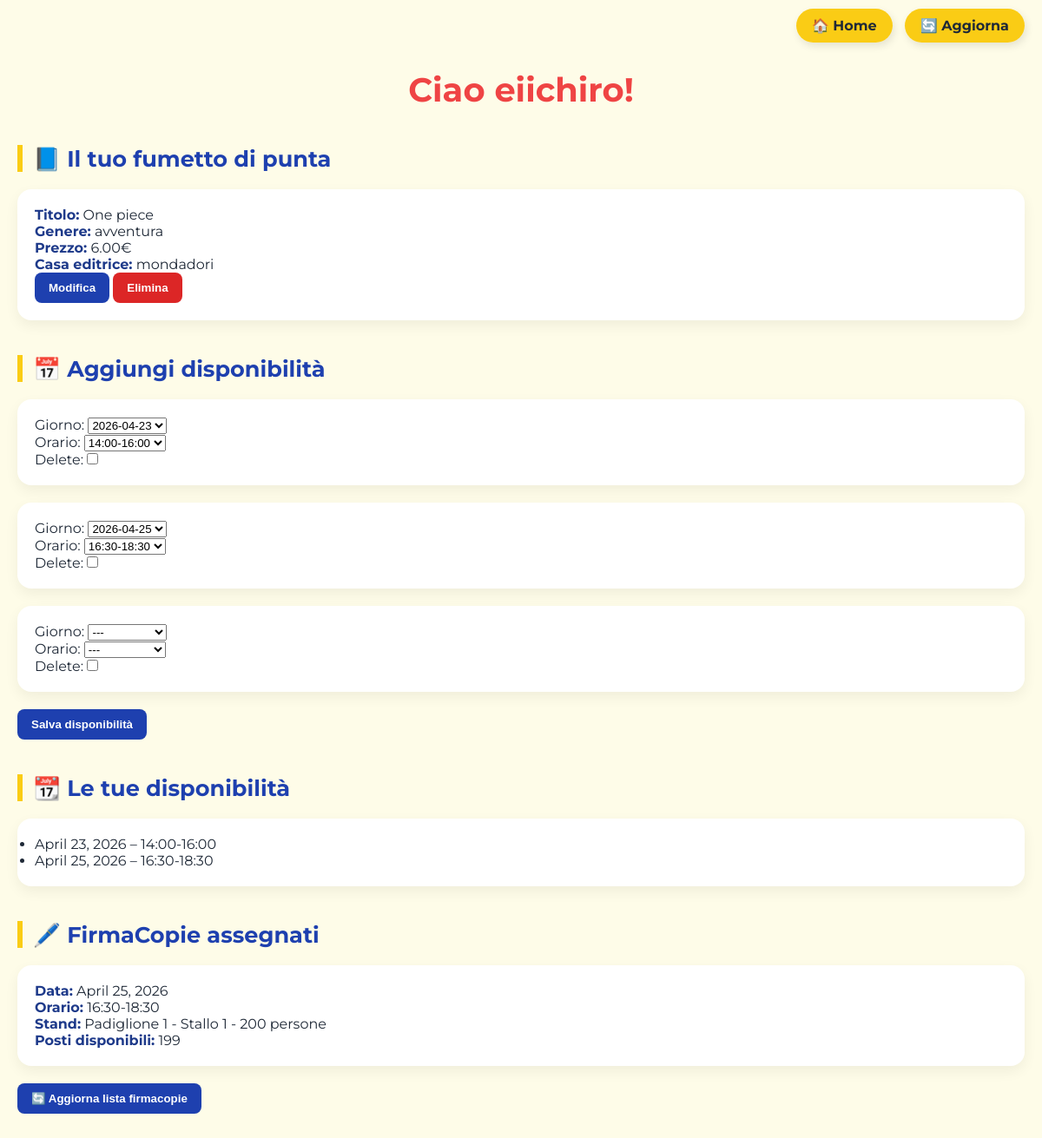
Page /home/autore/ (signed in) on the committed database.
### comicon/models.py (models this page shows, shortened)
class Utente(AbstractUser):
    RUOLI = [
        ('utente', 'Utente'),
        ('autore', 'Autore'),
        ('editore', 'Casa Editrice'),
        ('admin', 'Amministratore'),
    ]
    ruolo = models.CharField(max_length=10, choices=RUOLI, default='utente')
    nome = models.CharField(max_length=100)
    cognome = models.CharField(max_length=100)
    email = models.EmailField(unique=True)
    casa_editrice = models.ForeignKey(CasaEditrice, null=True, blank=True, on_delete=models.SET_NULL)
    USERNAME_FIELD = 'username'  # o 'email' se vuoi usarla come username
    REQUIRED_FIELDS = ['nome', 'cognome', 'email', 'ruolo']

class Fumetto(models.Model):
    GENERI = [
        ("azione", "Azione"),
        ("avventura", "Avventura"),
        ("fantasy", "Fantasy"),
        ("horror", "Horror"),
        ("commedia", "Commedia"),
        ("drammatico", "Drammatico"),
        ("storico", "Storico"),
        ("altro", "Altro"),
    ]
    titolo = models.CharField(max_length=200)
    prezzo = models.DecimalField(max_digits=6, decimal_places=2)
    genere = models.CharField(max_length=100, choices=GENERI, default="altro")
    casa_editrice = models.ForeignKey(CasaEditrice, on_delete=models.CASCADE, related_name='fumetti')

class CasaEditrice(models.Model):
    nome = models.CharField(max_length=255)

class Disponibilita(models.Model):
    autore = models.ForeignKey(Autore, on_delete=models.CASCADE)
    data = models.DateField()
    orario = models.CharField(max_length=20, default="11:30-13:30")

class Stand(models.Model):
    PADIGLIONI = [(i, str(i)) for i in range(1, 7)]
    STALLI = [(i, str(i)) for i in range(1, 7)]
    disponibilita = models.BooleanField(default=True)
    padiglione = models.IntegerField(choices=PADIGLIONI)
    stallo = models.IntegerField(choices=STALLI, default=1)
    totale_persone = models.PositiveIntegerField(default=100)
    def __str__(self):
        return f"Padiglione {self.padiglione} - Stallo {self.stallo} - {self.totale_persone} persone"

### comicon/views.py (the view, shortened to what this page needs)
# urls.py: path('home/autore/', views.home_autore_view, name='home_autore'),
@login_required
def home_autore_view(request):
    if request.user.ruolo != 'autore':
        return render(request, 'comicon/errore_ruolo.html', {'messaggio': 'Accesso non consentito: ruolo non valido per questa pagina.'})
    try:
        autore = Autore.objects.get(utente=request.user)
    except Autore.DoesNotExist:
        return render(request, 'comicon/errore_ruolo.html', {'messaggio': 'Profilo autore non trovato. Contatta l\'amministratore per la creazione del profilo.'})
    fumetto = autore.opera_principale if hasattr(autore, 'opera_principale') else None
    disponibilita = Disponibilita.objects.filter(autore=autore)
    firmacopie_list = FirmaCopie.objects.filter(autore=autore).select_related(
        'autore', 'disponibilita', 'stand'
    )
    firmacopie_list = firmacopie_list.annotate(
        posti_occupati=Count('prenotazioni')
    )
    fumetto_form = FumettoForm(instance=fumetto) if fumetto else FumettoForm()
    autore_form = AutoreForm(instance=autore)
    DisponibilitaFormSet = modelformset_factory(Disponibilita, form=DisponibilitaForm, extra=1, can_delete=True)
    disponibilita_formset = DisponibilitaFormSet(queryset=Disponibilita.objects.filter(autore=autore))
    show_fumetto_form = False
    firmacopie_info = []
    for fc in firmacopie_list:
        posti_totali = fc.stand.totale_persone if fc.stand and hasattr(fc.stand, 'totale_persone') else 0
        posti_disponibili = posti_totali - fc.posti_occupati  # Usa il valore annotated
        firmacopie_info.append({
            'data': fc.disponibilita.data if fc.disponibilita else None,
            'orario': fc.disponibilita.orario if fc.disponibilita else None,
            'stand': fc.stand,
            'casa_editrice': fc.casa_editrice,
            'autore': fc.autore,
            'posti_disponibili': posti_disponibili
        })
    return render(request, 'comicon/home_autore.html', {
        'fumetto': fumetto,
        'fumetto_form': fumetto_form,
        'autore_form': autore_form,
        'disponibilita': disponibilita,
        'disponibilita_formset': disponibilita_formset,
        'show_fumetto_form': show_fumetto_form,
        'firmacopie_info': firmacopie_info,
        'messages': messages.get_messages(request),
    })

### comicon/views.py
class FumettoForm(forms.ModelForm):
    casa_editrice = forms.ModelChoiceField(queryset=CasaEditrice.objects.all(), required=True, label='Casa Editrice')
    class Meta:
        model = Fumetto
        fields = ['titolo', 'genere', 'prezzo', 'casa_editrice']
        labels = {
            'titolo': 'Titolo',
            'genere': 'Genere',
            'prezzo': 'Prezzo (€)',
            'casa_editrice': 'Casa Editrice'
        }

### comicon/forms.py
class AutoreForm(forms.ModelForm):
    casa_editrice = forms.ModelChoiceField(
        queryset=CasaEditrice.objects.all(),
        required=False,
        empty_label="Nessuna"
    )
    class Meta:
        model = Autore
        fields = ['giorni_disponibili', 'orari_disponibili', 'casa_editrice']

### comicon/models.py (called while the page is built)
    @property
    def casa_editrice(self):
        return self.autore.casa_editrice

### templates/comicon/home_autore.html (shortened to what this page needs)
<!DOCTYPE html>
<html lang="it">
<head>
</head>
<body>
    <div class="navbar">
        <a href="{% url 'landing_page' %}">🏠 Home</a>
        <a href="#" onclick="location.reload();" style="margin-left:10px;">🔄 Aggiorna</a>
    </div>
    <h1>Ciao {{ request.user.nome }}!</h1>
    <h2>📘 Il tuo fumetto di punta</h2>
    <div class="card">
        {% if fumetto %}
            <p><strong>Titolo:</strong> {{ fumetto.titolo }}</p>
            <p><strong>Genere:</strong> {{ fumetto.genere }}</p>
            <p><strong>Prezzo:</strong> {{ fumetto.prezzo }}€</p>
            <p><strong>Casa editrice:</strong>
                {% if fumetto.casa_editrice %}
                    {{ fumetto.casa_editrice.nome }}
                {% else %}
                    Nessuna
                {% endif %}
            </p>
            <form method="post" style="display:inline;">
                <button type="submit" name="modifica_fumetto">Modifica</button>
            </form>
            <form method="post" style="display:inline;">
                <button class="btn-danger" type="submit" name="elimina_fumetto" onclick="return confirm('Vuoi davvero eliminare il fumetto di punta?');">Elimina</button>
            </form>
        {% else %}
            <p style="color: red;"><em>Nessun fumetto di punta inserito. Usa il form qui sotto per aggiungerlo!</em></p>
        {% endif %}
    </div>
    <h2>📅 Aggiungi disponibilità</h2>
    <form method="post">
        {% for form in disponibilita_formset %}
            <div class="card">
                {{ form.as_p }}
            </div>
        {% endfor %}
        <button type="submit" name="aggiungi_disponibilita">Salva disponibilità</button>
    </form>
    <h2>📆 Le tue disponibilità</h2>
    <div class="card">
        <ul>
            {% for disp in disponibilita %}
                <li>{{ disp.data }} – {{ disp.orario }}</li>
            {% empty %}
                <li class="empty">Nessuna disponibilità inserita.</li>
            {% endfor %}
        </ul>
    </div>
    <h2>🖊️ FirmaCopie assegnati</h2>
    {% if firmacopie_info and firmacopie_info|length > 0 %}
        {% for fc in firmacopie_info %}
            <div class="card">
                <p><strong>Data:</strong> {{ fc.data }}</p>
                <p><strong>Orario:</strong> {{ fc.orario }}</p>
                <p><strong>Stand:</strong> {{ fc.stand }}</p>
                <p><strong>Posti disponibili:</strong> {{ fc.posti_disponibili }}</p>
            </div>
        {% endfor %}
    {% else %}
        <p class="empty">Nessun firmacopie assegnato.</p>
    {% endif %}
    <form method="get" style="margin-top: 20px;">
        <button type="submit">🔄 Aggiorna lista firmacopie</button>
    </form>
</body>
</html>

### templates/comicon/home_autore.html (style rules this page uses)
* { box-sizing: border-box; margin: 0; padding: 0; }
body { font-family: 'Montserrat', sans-serif; background: #fefce8; color: #1f2937; padding: 80px 20px 40px; }
.navbar { position: fixed; top: 20px; right: 20px; z-index: 1000; }
.navbar a { background: #facc15; color: #1f2937; padding: 10px 18px; border-radius: 30px; text-decoration: none; font-weight: 700; box-shadow: 2px 4px 10px rgba(0,0,0,0.1); transition: background 0.2s ease-in-out; }
h1 { font-size: 2.4em; color: #ef4444; text-align: center; margin-bottom: 30px; }
h2 { font-size: 1.6em; color: #1e40af; margin: 40px 0 20px; border-left: 6px solid #facc15; padding-left: 12px; }
form { margin-bottom: 30px; }
form button { background: #1e40af; color: #fff; padding: 10px 16px; border: none; border-radius: 8px; font-weight: bold; cursor: pointer; transition: background 0.3s; }
.btn-danger { background: #dc2626 !important; }
.card { background: #fff; border-radius: 16px; padding: 20px; margin-bottom: 20px; box-shadow: 0 6px 16px rgba(0,0,0,0.06); transition: transform 0.2s; }
.card strong { color: #1e3a8a; }

### rows in the picture
Utente: user.nome "eiichiro"
Fumetto: titolo "One piece", genere "avventura", prezzo "6.00", casa_editrice.nome "mondadori"
Disponibilita: data "April 23, 2026", orario "14:00-16:00"
Disponibilita: data "April 25, 2026", orario "16:30-18:30"
Stand: data "April 25, 2026", orario "16:30-18:30", stand "Padiglione 1 - Stallo 1 - 200 persone", posti_disponibili "199"
